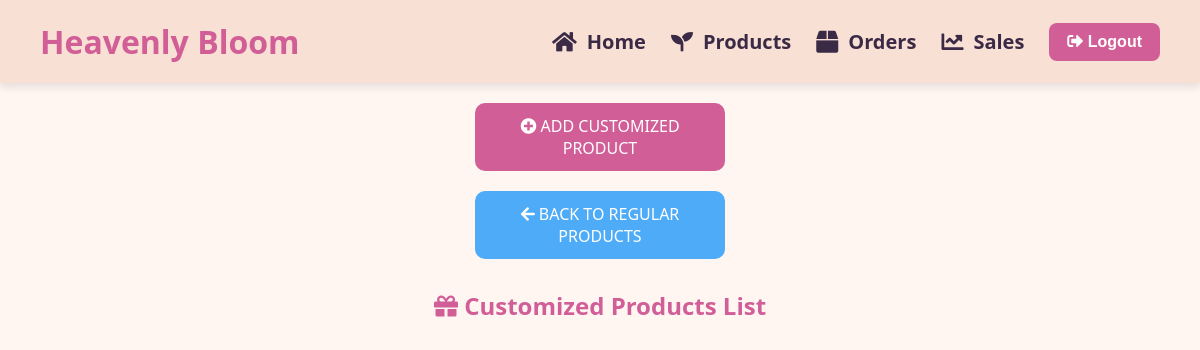
Before: /admin_customized_products.php with the older database file.
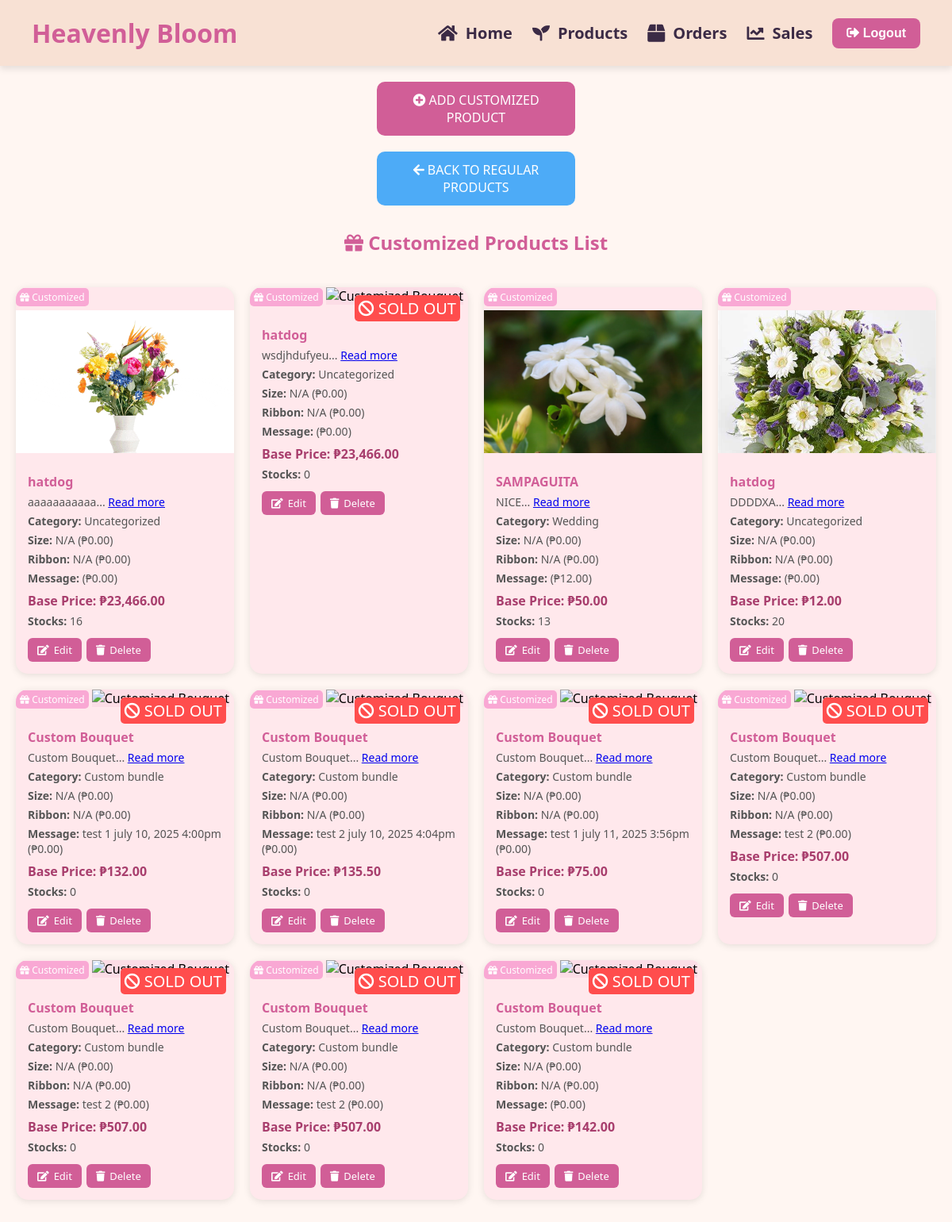
After: the same page with the newer database file.
### tables this page shows
CREATE TABLE `customized_products` (
  `id` int(11) NOT NULL,
  `product_id` int(11) NOT NULL,
  `occasion_type` varchar(255) NOT NULL,
  `color` varchar(50) NOT NULL,
  `size` varchar(50) NOT NULL,
  `add_ons` text DEFAULT NULL,
  `message` text DEFAULT NULL,
  `bouquet_sizes` varchar(255) DEFAULT NULL,
  `ribbon_colors` varchar(255) DEFAULT NULL,
  `created_at` timestamp NOT NULL DEFAULT current_timestamp(),
  `updated_at` timestamp NOT NULL DEFAULT current_timestamp() ON UPDATE current_timestamp(),
  `product_name` varchar(255) NOT NULL,
  `product_price` decimal(10,2) NOT NULL,
  `product_description` text DEFAULT NULL,
  `product_image` varchar(255) NOT NULL DEFAULT 'default.jpg',
  `category_id` int(11) DEFAULT NULL,
  `message_price` decimal(10,2) NOT NULL DEFAULT 0.00,
  `stock_count` int(11) DEFAULT 0,
  `is_deleted` tinyint(1) DEFAULT 0
);

CREATE TABLE `categories` (
  `id` int(11) NOT NULL,
  `name` varchar(100) NOT NULL,
  `description` text DEFAULT NULL,
  `category_id` int(11) DEFAULT NULL,
  `is_customized` tinyint(1) DEFAULT 0,
  `customized` varchar(100) DEFAULT NULL
);

### admin_customized_products.php (the view, shortened to what this page needs)
<?php
include 'navbar.php';
include 'db_connection.php';
$customized_result = mysqli_query($conn, "
    SELECT cp.*, cp.stock_count, cat.name AS category_name,
           bs.name AS bouquet_size_name, bs.price AS bouquet_size_price,
           rc.name AS ribbon_color_name, rc.price AS ribbon_color_price
    FROM customized_products cp
    LEFT JOIN categories cat ON cp.category_id = cat.id
    LEFT JOIN bouquet_sizes bs ON cp.bouquet_sizes = bs.id
    LEFT JOIN ribbon_colors rc ON cp.ribbon_colors = rc.id
    WHERE cp.is_deleted = 0
") or die("Query Error (Customized): " . mysqli_error($conn));
?>
<!DOCTYPE html>
<html lang="en">
<head>
    <link rel="stylesheet" href="https://cdnjs.cloudflare.com/ajax/libs/font-awesome/5.15.3/css/all.min.css"/>
</head>
<body>
<a href="add_bouquet.php" class="add-product-btn">
    <i class="fas fa-plus-circle"></i> ADD CUSTOMIZED PRODUCT
</a>
<a href="product.php" class="back-link">
    <i class="fas fa-arrow-left"></i> BACK TO REGULAR PRODUCTS
</a>
<h2><i class="fas fa-gift"></i> Customized Products List</h2>
<div class="product-grid">
    <?php while($custom = mysqli_fetch_assoc($customized_result)):
        $productImage = !empty($custom['product_image']) && file_exists("uploads/" . $custom['product_image'])
            ? "uploads/" . htmlspecialchars($custom['product_image'])
            : "uploads/default.jpg";
    ?>
        <div class="product-card">
            <?php if ($custom['stock_count'] <= 0): ?>
                <span class="sold-out-label"><i class="fas fa-ban"></i> SOLD OUT</span>
            <?php endif; ?>
            <span class="customized-label"><i class="fas fa-gift"></i> Customized</span>
            <img src="<?= $productImage ?>" alt="Customized Bouquet">
            <div class="product-details">
                <h3><?= htmlspecialchars($custom['product_name']) ?></h3>
                <p class="description">
                    <?= substr(htmlspecialchars($custom['product_description']), 0, 100) ?>...
                    <a href="javascript:void(0);" class="read-more">Read more</a>
                </p>
                <p><strong>Category:</strong> <?= htmlspecialchars($custom['category_name'] ?? 'Uncategorized') ?></p>
                <p><strong>Size:</strong> <?= htmlspecialchars($custom['bouquet_size_name'] ?? 'N/A') ?> (₱<?= number_format($custom['bouquet_size_price'] ?? 0, 2) ?>)</p>
                <p><strong>Ribbon:</strong> <?= htmlspecialchars($custom['ribbon_color_name'] ?? 'N/A') ?> (₱<?= number_format($custom['ribbon_color_price'] ?? 0, 2) ?>)</p>
                <p><strong>Message:</strong> <?= htmlspecialchars($custom['message'] ?? 'N/A') ?> (₱<?= number_format($custom['message_price'] ?? 0, 2) ?>)</p>
                <div class="price">Base Price: ₱<?= number_format($custom['product_price'], 2) ?></div>
                <p><strong>Stocks:</strong> <?= htmlspecialchars($custom['stock_count']) ?></p>
                <div class="action-btns">
                    <a href="edit_customized_product.php?id=<?= $custom['id'] ?>" title="Edit Customized Bouquet"><i class="fas fa-edit"></i> Edit</a>
                    <a href="admin_customized_products.php?delete_id=<?= $custom['id'] ?>" onclick="return confirm('Delete this customized product?');" title="Delete Customized Product"><i class="fas fa-trash"></i> Delete</a>
                </div>
            </div>
        </div>
    <?php endwhile; ?>
</div>
</body>
</html>

### navbar.php (shortened to what this page needs)
<!DOCTYPE html>
<html lang="en">
<head>
  <link href="https://cdnjs.cloudflare.com/ajax/libs/font-awesome/5.15.3/css/all.min.css" rel="stylesheet"/>
</head>
<body>
  <nav class="navbar">
    <div class="navbar-container">
      <a href="dass.php" class="logo">Heavenly Bloom</a>
      <div class="nav-right">
        <ul class="nav-links">
          <li><a href="admin_dashboard.php"><i class="fas fa-home"></i>Home</a></li>
          <li><a href="product.php"><i class="fas fa-seedling"></i>Products</a></li>
          <li><a href="orders.php"><i class="fas fa-box"></i>Orders</a></li>
          <li><a href="sales.php"><i class="fas fa-chart-line"></i>Sales</a></li>
        </ul>
        <form action="logout.php" method="post">
          <button type="submit" class="logout-btn"><i class="fas fa-sign-out-alt"></i> Logout</button>
        </form>
      </div>
    </div>
  </nav>
</body>
</html>

### navbar.php (style rules this page uses)
* { margin: 0; padding: 0; box-sizing: border-box; }
body { font-family: 'Segoe UI', sans-serif; }
.navbar { background-color: #f8e1d4; padding: 20px 0; box-shadow: 0 4px 8px rgba(0,0,0,0.1); }
.navbar-container { max-width: 1200px; margin: 0 auto; padding: 0 40px; display: flex; justify-content: space-between; align-items: center; }
.logo { font-size: 32px; font-weight: bold; color: #d15e97; text-decoration: none; }
.nav-right { display: flex; align-items: center; gap: 25px; }
.nav-links { list-style: none; display: flex; gap: 25px; }
.nav-links li a { text-decoration: none; color: #3b2a45; font-size: 20px; font-weight: 600; display: flex; align-items: center; gap: 10px; transition: color 0.3s ease, transform 0.3s ease; }
.nav-links i { font-size: 22px; }
.logout-btn { background-color: #d15e97; color: white; padding: 10px 18px; border: none; border-radius: 8px; font-size: 16px; font-weight: bold; cursor: pointer; transition: background 0.3s ease; }

### admin_customized_products.php (style rules this page uses)
body { font-family: 'Segoe UI', sans-serif; background-color: #fff6f2; margin: 0; padding: 0; }
h2 { text-align: center; color: #d15e97; margin-top: 30px; }
.add-product-btn { display: block; background-color: #d15e97; color: white; text-align: center; padding: 12px; font-size: 16px; text-decoration: none; border-radius: 10px; width: 250px; margin: 20px auto; }
.product-grid { display: grid; grid-template-columns: repeat(auto-fit, minmax(220px, 1fr)); gap: 20px; padding: 40px 20px; max-width: 1200px; margin: 0 auto; }
.product-card { background: #ffe8ec; border-radius: 15px; box-shadow: 0 2px 10px rgba(0,0,0,0.1); overflow: hidden; transition: transform 0.2s ease; position: relative; }
.product-card img { width: 100%; height: 180px; object-fit: cover; background-color: #fcdde6; }
.product-details { padding: 15px; }
.product-details h3 { font-size: 16px; margin: 5px 0; color: #d15e97; }
.product-details p { font-size: 14px; margin: 5px 0; color: #555; }
.price { font-weight: bold; color: #a83e6d; margin-top: 8px; }
.action-btns { margin-top: 12px; display: flex; flex-wrap: wrap; gap: 6px; }
.action-btns a { background-color: #d15e97; color: white; padding: 6px 12px; border-radius: 6px; font-size: 13px; text-decoration: none; display: inline-flex; align-items: center; transition: background 0.3s ease; }
.action-btns a i { margin-right: 6px; }
.customized-label { background-color: #f9a8d4; color: white; padding: 3px 5px; border-radius: 5px; font-size: 12px; margin-bottom: 5px; display: inline-block; }
.sold-out-label { background-color: #ff4d4d; color: white; padding: 3px 5px; border-radius: 5px; font-size: 20px; margin-bottom: 5px; display: inline-block; position: absolute; top: 10px; right: 10px; z-index: 1; }
.back-link { display: block; background-color: #4dabf7; color: white; text-align: center; padding: 12px; font-size: 16px; text-decoration: none; border-radius: 10px; width: 250px; margin: 20px auto; }

Changed rows visible on the page:
added customized_products: product_image (picture), product_name "hatdog", product_description "aaaaaaaaaaa", category_name "Uncategorized", bouquet_size_name "N/A", bouquet_size_price "0.00", ribbon_color_name "N/A", ribbon_color_price "0.00", message_price "0.00", product_price "23,466.00", stock_count "16"
added customized_products: shows "SOLD OUT", product_name "hatdog", product_description "wsdjhdufyeu", category_name "Uncategorized", bouquet_size_name "N/A", bouquet_size_price "0.00", ribbon_color_name "N/A", ribbon_color_price "0.00", message_price "0.00", product_price "23,466.00", stock_count "0"
added customized_products: product_image (picture), product_name "SAMPAGUITA", product_description "NICE", category.name "Wedding", bouquet_size_name "N/A", bouquet_size_price "0.00", ribbon_color_name "N/A", ribbon_color_price "0.00", message_price "12.00", product_price "50.00", stock_count "13"
added customized_products: product_image (picture), product_name "hatdog", product_description "DDDDXA", category_name "Uncategorized", bouquet_size_name "N/A", bouquet_size_price "0.00", ribbon_color_name "N/A", ribbon_color_price "0.00", message_price "0.00", product_price "12.00", stock_count "20"
added customized_products: shows "SOLD OUT", product_name "Custom Bouquet", product_description "Custom Bouquet", category.name "Custom bundle", bouquet_size_name "N/A", bouquet_size_price "0.00", ribbon_color_name "N/A", ribbon_color_price "0.00", message "test 1 july 10, 2025 4:00pm", message_price "0.00", product_price "132.00", stock_count "0"
added customized_products: shows "SOLD OUT", product_name "Custom Bouquet", product_description "Custom Bouquet", category.name "Custom bundle", bouquet_size_name "N/A", bouquet_size_price "0.00", ribbon_color_name "N/A", ribbon_color_price "0.00", message "test 2 july 10, 2025 4:04pm", message_price "0.00", product_price "135.50", stock_count "0"
added customized_products: shows "SOLD OUT", product_name "Custom Bouquet", product_description "Custom Bouquet", category.name "Custom bundle", bouquet_size_name "N/A", bouquet_size_price "0.00", ribbon_color_name "N/A", ribbon_color_price "0.00", message "test 1 july 11, 2025 3:56pm", message_price "0.00", product_price "75.00", stock_count "0"
added customized_products: shows "SOLD OUT", product_name "Custom Bouquet", product_description "Custom Bouquet", category.name "Custom bundle", bouquet_size_name "N/A", bouquet_size_price "0.00", ribbon_color_name "N/A", ribbon_color_price "0.00", message "test 2", message_price "0.00", product_price "507.00", stock_count "0"
added customized_products: shows "SOLD OUT", product_name "Custom Bouquet", product_description "Custom Bouquet", category.name "Custom bundle", bouquet_size_name "N/A", bouquet_size_price "0.00", ribbon_color_name "N/A", ribbon_color_price "0.00", message "test 2", message_price "0.00", product_price "507.00", stock_count "0"
added customized_products: shows "SOLD OUT", product_name "Custom Bouquet", product_description "Custom Bouquet", category.name "Custom bundle", bouquet_size_name "N/A", bouquet_size_price "0.00", ribbon_color_name "N/A", ribbon_color_price "0.00", message "test 2", message_price "0.00", product_price "507.00", stock_count "0"
added customized_products: shows "SOLD OUT", product_name "Custom Bouquet", product_description "Custom Bouquet", category.name "Custom bundle", bouquet_size_name "N/A", bouquet_size_price "0.00", ribbon_color_name "N/A", ribbon_color_price "0.00", message_price "0.00", product_price "142.00", stock_count "0"
